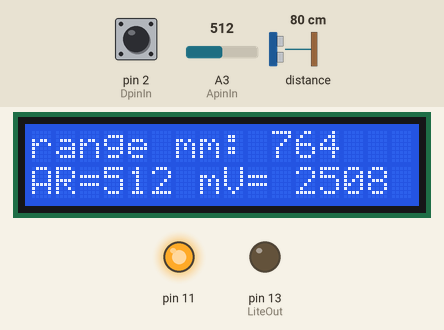
Recording of a sketch running on a simulated Arduino Uno, built with avr-gcc and run on an emulated ATmega328P. Shown: 16×2 character LCD, output pins drawn as LEDs (lit = HIGH). The inputs (shaded band) are chosen by the test bench; at power-on: A3 (ApinIn) = 512, distance to the obstacle 80 cm, pin 2 (DpinIn) HIGH. What the sketch prints to the serial monitor is not drawn.

Above: at 1.2 s.
1.3 s: A3 (ApinIn) set to 1023
At 1.4 s:
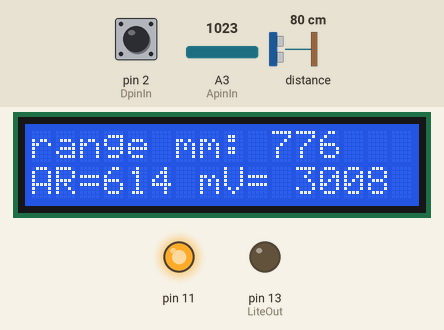
3.0 s: distance to the obstacle set to 250 cm
At 4.4 s:
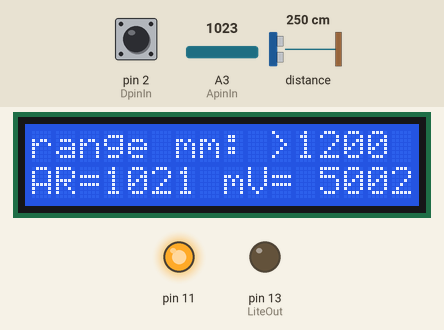
4.8 s: pin 2 (DpinIn) pulled LOW for 0.15 s
At 4.84 s:
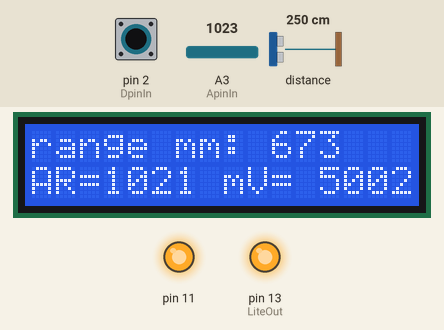
6.4 s: distance to the obstacle set to 2 cm
At 6.47 s:
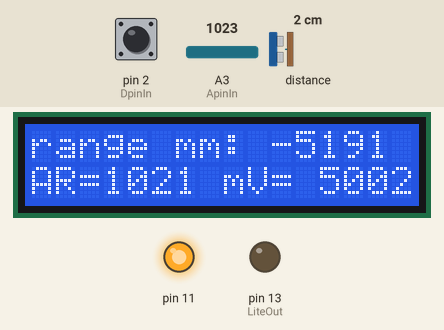
7.9 s: A3 (ApinIn) set to 900
At 8.01 s:
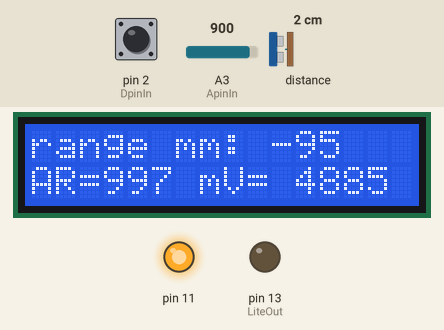
9.4 s: distance to the obstacle set to 4 cm
At 11.5 s:
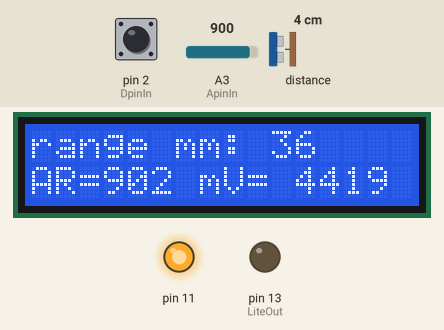
Timing chart, 0 to 11.9 s (numbered marks = the images above; inputs shaded):
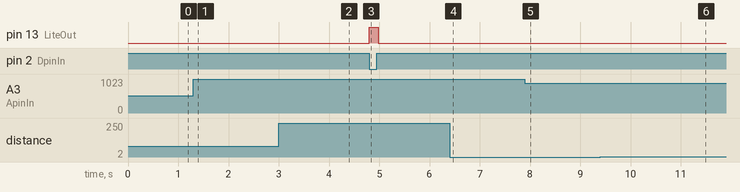

The sketch:

Anal_Dig_VL53L0_LCD.ino
```cpp
/*
  Anal_Digi_VL53L0X_LCD shows use of continuous mode to take range
  measurements with the VL53L0X I2C TOF rangefinder. Based on
  vl53L0x_ContinuousRanging_Example.c from the VL53L0X API.
  polo lib works w/ adafrut sensor, better than ada's lib.
  The range readings are in mm., good to ~ 1200 mm w/
  white wall, normal room lite

  Now has input & display for 1 digital or 1 analog sensor w/
  power from digital pin 11, in addition to above range display

  Uses: LCD 16x2 display, wire lib for I2C, elapsedMillis,
 if dig signal pulls down the input, it turns ON the LED
*/

#include <Wire.h>. //i2c lib
#include <VL53L0X.h>
#include <elapsedMillis.h>  // to .print at interval
#include <LiquidCrystal.h>

VL53L0X sensor;

// #define LONG_RANGE
// Uncomment this line to use long range mode. This
// increases the sensitivity of the sensor and extends its
// potential range, but increases the likelihood of getting
// an inaccurate reading because of reflections from objects
// other than the intended target. It works best in dark
// conditions.
// my test --> worse range in normal room lite

// Uncomment ONE of next two lines to get
// - higher speed at the cost of lower accuracy OR
// - higher accuracy at the cost of lower speed

//#define HIGH_SPEED  neither improved range or accuracy
//#define HIGH_ACCURACY

elapsedMillis timeElapsed; // declare global so not reset every loop
unsigned int interval = 2000;  // ms for local ser mon print

LiquidCrystal lcd(8, 9, 4, 5, 6, 7); // used for 16x2 shield
#define ApinIn A3     // analog 0 wired to switch array on 1602 board
#define DpinIn 2     // digital pin 2
#define LiteOut 13  // LED output for digital signal


void setup()
{
  Serial.begin(9600);
  lcd.begin(16, 2);    // 16 col, 2 row LCD
  Wire.begin();  // use default SCL SDA ardu pins

  sensor.init();
  sensor.setTimeout(500);

  pinMode(DpinIn, INPUT);
  digitalWrite(DpinIn, HIGH);  // internal pull-up, or use INPUT_PULLUP
  pinMode(LiteOut, OUTPUT);
  pinMode(11, OUTPUT);
  digitalWrite(11, HIGH); // 5v power for digi/anal device

#if defined LONG_RANGE
  // lower the return signal rate limit (default is 0.25 MCPS)
  sensor.setSignalRateLimit(0.1);
  // increase laser pulse periods (defaults are 14 and 10 PCLKs)
  sensor.setVcselPulsePeriod(VL53L0X::VcselPeriodPreRange, 18);
  sensor.setVcselPulsePeriod(VL53L0X::VcselPeriodFinalRange, 14);
#endif
#if defined HIGH_SPEED
  // reduce timing budget to 20 ms (default is about 33 ms)
  sensor.setMeasurementTimingBudget(20000);
#elif defined HIGH_ACCURACY
  // increase timing budget to 200 ms
  sensor.setMeasurementTimingBudget(200000);
#endif

  // Start continuous back-to-back mode (take readings as
  // fast as possible). To use continuous 'timed' mode
  // instead, provide a desired inter-measurement period in
  // ms (e.g. sensor.startContinuous(100)).
  sensor.startContinuous();

  Serial.println("Polo VL53L0X continuous test");

} // end setup


void loop()
{ // start TOF sensor distance code
  static int avgRng = 200;
  int range = sensor.readRangeContinuousMillimeters();
  // was Serial.print(sensor.readRangeContinuousMillimeters());

  //int range = sensor.readRangeSingleMillimeters();

  if (sensor.timeoutOccurred())
  {
    Serial.println(" TIMEOUT");
  }

  // expon MA smoothes output; choose speed vs stability
  avgRng = (((avgRng * 4) + range) * 0.2);

  lcd.clear();
  // lcd.setCursor(0, 0);
  lcd.print("range mm: ");
  if (avgRng >= 1201) lcd.print(">1200");
  else lcd.print(avgRng);

  // print to ser. mon. at sane interval
  if (timeElapsed > interval)
  {
    Serial.print("Distance (mm): ");
    Serial.println(avgRng);
    timeElapsed = 0;
  }  // end if time elapsed

  // end VL53L0 code

  //digital sensor code

  // if dig signal pulls down the input, it turns ON the LED
  digitalWrite(LiteOut, !digitalRead(DpinIn));

  // analog sensor code
  int voltage;
  static int prevAvg = analogRead(ApinIn);  // set value for first loop only

  // read input on analog pin
  int sensorV = analogRead(ApinIn);
  int newAvg = round((sensorV + 4 * prevAvg) * 0.2); // update expon moving average of AR
  // Convert the analog reading (which goes from 0 - 1023) to a voltage (0 - 5000 mV):
  voltage = (int)(newAvg * 4.90);  // in mV, resolves +/- 2 mV; cast to int (mV)
  // set multiplier using voltmeter; varies some from pin to pin, board to board

  // serial print the new MA if different
  if (newAvg != prevAvg)
  { //print to Ser Mon if it's on
    Serial.print("anal pin = ");
    Serial.print(newAvg);
    Serial.print(" calc mV= ");
    Serial.println(voltage);
  } // end if changed value

  // print to 2nd line of LCD, if it's present
  lcd.setCursor(0, 1); // start on second line
  lcd.print("AR=");
  lcd.print(newAvg);  // the averaged AR
  lcd.print(" mV= ");
  lcd.print(voltage);
  prevAvg = newAvg;
  // end analog sensor code

  delay(50);
}  // end loop
```

Measured:
- after the input at 3.0 s, the display: first changes after 0.09 s (image 2 shows a later state)
- after the input at 4.8 s, pin 13 (LiteOut): LOW → HIGH at once, → LOW 0.18 s later
- what the display in image 2 shows lasts 0.5 s, from 4.0 s to 4.5 s
